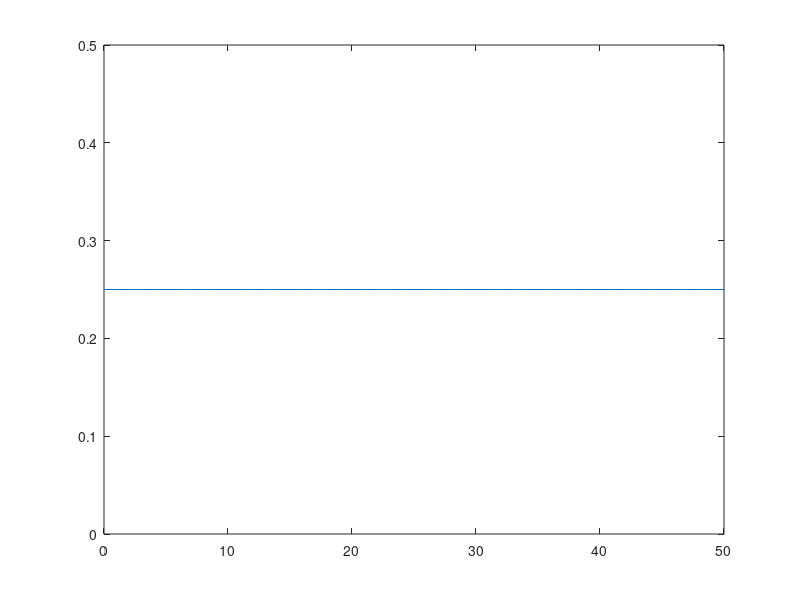

Source code (MATLAB): (Note: this script raises an error after producing the figure.)
%% 1
%% Part a) 
% Retangular Window
N = 31;
n = [0:1:N-1];
r = @(n) double(n>=0 & n<=N-1);
rf = r(n);
plot(n,rf,'blue','LineWidth',2)
xlabel('Sample Index, n');
ylabel('Amplitude');
title('Windows Time Response, N=31');
axis([0 30 0 1.2]);
hold on

% TriangularWindow
n1 = [0:1:15];
n2 = [16:1:N-1];
t1 = @(n) n./15;
t2 = @(n) 2-n./15;
tf = [t1(n1) t2(n2)];
plot(n,tf,'green','LineWidth',2)
hold on

% Hamming Window
n3 = [0:1:N-1];
h1 = @(n) 0.54-0.46*cos(pi.*n./15);
plot(n,h1(n),'cyan','LineWidth',2)            
hold on

% Hanning Window
h2 = @(n) 0.5-0.5*cos(pi.*n./15);
plot(n,h2(n),'red','LineWidth',2)           
hold on

% Blackman Window
h3 = @(n) 0.42-0.5*cos(pi.*n./15)+0.08*cos(2*pi.*n./15);
plot(n,h3(n),'black','LineWidth',2)           
legend('Rectangular','Triangular','Hamming','Hanning','Blackman');
hold off

%% Part b
f = linspace(0,10000,1024);
R_DFT = fft(rf,1024);
plot(f,20*log10(abs(R_DFT)/max(R_DFT)),'blue','LineWidth',2);
title('Window Frequency Response, N=31, f_s=10000');
xlabel('Frequency (Hz)');
ylabel('Log Magnitude (dB)');
axis([0 5000 -140 0]);
grid on
hold on

T_DFT = fft(tf,1024);
plot(f,20*log10(abs(T_DFT)/max(T_DFT)),'green','LineWidth',2);
hold on

H1_DFT = fft(h1(n),1024);
plot(f,20*log10(abs(H1_DFT)/max(H1_DFT)),'cyan','LineWidth',2);
hold on

H2_DFT = fft(h2(n),1024);
plot(f,20*log10(abs(H2_DFT)/max(H2_DFT)),'red','LineWidth',2);
hold on

H3_DFT = fft(h3(n),1024);
plot(f,20*log10(abs(H3_DFT)/max(H3_DFT)),'black','LineWidth',2);
legend('Rectangular','Triangular','Hamming','Hanning','Blackman');
hold off

%% Part c
f = linspace(0,10000,1024);
R_DFT = fft(rf,1024);
plot(f,20*log10(abs(R_DFT)/max(R_DFT)),'blue','LineWidth',2);
title('Window Frequency Response, N=31, f_s=10000');
xlabel('Frequency (Hz)');
ylabel('Log Magnitude (dB)');
axis([0 1290.4 -104 0]);
grid on
hold on

T_DFT = fft(tf,1024);
plot(f,20*log10(abs(T_DFT)/max(T_DFT)),'green','LineWidth',2);
hold on

H1_DFT = fft(h1(n),1024);
plot(f,20*log10(abs(H1_DFT)/max(H1_DFT)),'cyan','LineWidth',2);
hold on

H2_DFT = fft(h2(n),1024);
plot(f,20*log10(abs(H2_DFT)/max(H2_DFT)),'red','LineWidth',2);
hold on

H3_DFT = fft(h3(n),1024);
plot(f,20*log10(abs(H3_DFT)/max(H3_DFT)),'black','LineWidth',2);
legend('Rectangular','Triangular','Hamming','Hanning','Blackman');
hold off

%% Part 3
%%
t = -10:0.01:10;
y = 2*exp(-t.^2);
plot(t,y)
title('2e^{-\tau^2}')
axis([-5 5 0 2.5])
grid on

%%
y = abs(t).*exp(-abs(t));
plot(t,y)
title('|\tau|e^{-|\tau|}')
grid on

%%
y = (sin(pi*t)./(pi*t)).^2;
plot(t,y)
title('[sin(\pi t)/ \pi t]^2')
grid on

%%
y = 2*(t.^2+4)./(t.^2+6);
plot(t,y);
title('2(t^2+4)/(t^2+6)')
grid on

%%
y = (0.2*cos(3*pi.*t)).^2;
plot(t,y)
title('[0.2cos(3\pi\tau)]^3')
axis([-1 1 0 0.05])
grid on

%% Part 4
%%
k = [0:1:50];
p = 0.5*cos(50*k);
plot(k,p)
axis([0 50 -1 1])

%%
k = [0:1:50];
p = 1/4+k*0;
plot(k,p)
axis([0 50 0 0.5])
%% Part 6
%% s5.wav
N1 = 40;                                        % duration 5(msec)
n1 = [0:1:N1-1];
r1 = @(n) double(n>=0 & n<=N1-1);
rf1 = r1(n1);

N2 = 80;                                        % window duration 10(msec)
n2 = [0:1:N2-1];
r2 = @(n) double(n>=0 & n<=N2-1);
rf2 = r2(n2);

N3 = 160;                                       % window duration 20(msec)
n3 = [0:1:N3-1];
r3 = @(n) double(n>=0 & n<=N3-1);
rf3 = r3(n3);

N4 = 320;                                       % window duration 40(msec)
n4 = [0:1:N4-1];
r4 = @(n) double(n>=0 & n<=N4-1);
rf4 = r4(n4);

[y1,fs1,bit1,fmt1] = loadwav('s5.wav');         % load the speech file (s5.wav)

t1 = [1:1:size(y1)];
t_reduce = [1:80:size(y1)];                     % time shift 10(msec)
endpoint = size(y1); 

En1 = conv(y1.^2,rf1);                          % short-time energy
En2 = conv(y1.^2,rf2);
En3 = conv(y1.^2,rf3);
En4 = conv(y1.^2,rf4);

Mn1 = conv(abs(y1),rf1);                        % short-time magnitude
Mn2 = conv(abs(y1),rf2);
Mn3 = conv(abs(y1),rf3);
Mn4 = conv(abs(y1),rf4);

y1_shift =  [0;y1(1:1:endpoint-1)];
firstDiff = sgn(y1)-sgn(y1_shift);
absFirstDiff = abs(firstDiff);
Zn1 = conv(absFirstDiff,rf1);                   % short-time zero-crossing
Zn2 = conv(absFirstDiff,rf2);
Zn3 = conv(absFirstDiff,rf3);
Zn4 = conv(absFirstDiff,rf4);

subplot(4,1,1); plot(t1/fs1,y1);
title('s5.wav Speech Waveform');
legend('signal');
ylabel('Amplitude');
axis([0 3 -4E4 4E4]);

subplot(4,1,2); 
plot(t_reduce/fs1,En1(t_reduce),'LineWidth',2); hold on
plot(t_reduce/fs1,En2(t_reduce),'LineWidth',2); hold on
plot(t_reduce/fs1,En3(t_reduce),'LineWidth',2); hold on
plot(t_reduce/fs1,En4(t_reduce),'LineWidth',2);
legend('duration: 5msec','duration: 10msec','duration: 20msec','duration: 40msec');
ylabel('Short-time Energy');
axis([0 3 0 60E9]);

subplot(4,1,3); 
plot(t_reduce/fs1,Mn1(t_reduce),'LineWidth',2); hold on
plot(t_reduce/fs1,Mn2(t_reduce),'LineWidth',2); hold on
plot(t_reduce/fs1,Mn3(t_reduce),'LineWidth',2); hold on
plot(t_reduce/fs1,Mn4(t_reduce),'LineWidth',2);
legend('duration: 5msec','duration: 10msec','duration: 20msec','duration: 40msec');
ylabel('Short-time Magnitude');
axis([0 3 0 40E5]);

subplot(4,1,4); 
plot(t_reduce/fs1,Zn1(t_reduce),'LineWidth',2); hold on
plot(t_reduce/fs1,Zn2(t_reduce),'LineWidth',2); hold on
plot(t_reduce/fs1,Zn3(t_reduce),'LineWidth',2); hold on
plot(t_reduce/fs1,Zn4(t_reduce),'LineWidth',2);
legend('duration: 5msec','duration: 10msec','duration: 20msec','duration: 40msec');
xlabel('Time (sec)');
ylabel('Short-time Zero-crossing');
axis([0 3 0 500]);

%% should.wav
N1 = 52;                                        % duration 5(msec)
n1 = [0:1:N1-1];
r1 = @(n) double(n>=0 & n<=N1-1);
rf1 = r1(n1);

N2 = 104;                                        % window duration 10(msec)
n2 = [0:1:N2-1];
r2 = @(n) double(n>=0 & n<=N2-1);
rf2 = r2(n2);

N3 = 208;                                        % window duration 20(msec)
n3 = [0:1:N3-1];
r3 = @(n) double(n>=0 & n<=N3-1);
rf3 = r3(n3);

N4 = 416;                                        % window duration 40(msec)
n4 = [0:1:N4-1];
r4 = @(n) double(n>=0 & n<=N4-1);
rf4 = r4(n4);

[y1,fs1,bit1,fmt1] = loadwav('should.wav');      % load the speech file (should.wav)

t1 = [1:1:size(y1)];
t_reduce = [1:104:size(y1)];                     % time shift 10(msec)
endpoint = size(y1); 

En1 = conv(y1.^2,rf1);                           % short-time energy
En2 = conv(y1.^2,rf2);
En3 = conv(y1.^2,rf3);
En4 = conv(y1.^2,rf4);

Mn1 = conv(abs(y1),rf1);                          % short-time magnitude
Mn2 = conv(abs(y1),rf2);
Mn3 = conv(abs(y1),rf3);
Mn4 = conv(abs(y1),rf4);

y1_shift =  [0;y1(1:1:endpoint-1)];
firstDiff = sgn(y1)-sgn(y1_shift);
absFirstDiff = abs(firstDiff);
Zn1 = conv(absFirstDiff,rf1);                     % short-time zero-crossing
Zn2 = conv(absFirstDiff,rf2);
Zn3 = conv(absFirstDiff,rf3);
Zn4 = conv(absFirstDiff,rf4);

subplot(4,1,1); plot(t1/fs1,y1);
title('s5.wav Speech Waveform');
legend('signal');
ylabel('Amplitude');
axis([0 1.1 -1.5E4 1.5E4]);

subplot(4,1,2); 
plot(t_reduce/fs1,En1(t_reduce),'LineWidth',2); hold on
plot(t_reduce/fs1,En2(t_reduce),'LineWidth',2); hold on
plot(t_reduce/fs1,En3(t_reduce),'LineWidth',2); hold on
plot(t_reduce/fs1,En4(t_reduce),'LineWidth',2);
legend('duration: 5msec','duration: 10msec','duration: 20msec','duration: 40msec');
ylabel('Short-time Energy');
axis([0 1.1 0 10E9]);

subplot(4,1,3); 
plot(t_reduce/fs1,Mn1(t_reduce),'LineWidth',2); hold on
plot(t_reduce/fs1,Mn2(t_reduce),'LineWidth',2); hold on
plot(t_reduce/fs1,Mn3(t_reduce),'LineWidth',2); hold on
plot(t_reduce/fs1,Mn4(t_reduce),'LineWidth',2);
legend('duration: 5msec','duration: 10msec','duration: 20msec','duration: 40msec');
ylabel('Short-time Magnitude');
axis([0 1.1 0 20E5]);

subplot(4,1,4); 
plot(t_reduce/fs1,Zn1(t_reduce),'LineWidth',2); hold on
plot(t_reduce/fs1,Zn2(t_reduce),'LineWidth',2); hold on
plot(t_reduce/fs1,Zn3(t_reduce),'LineWidth',2); hold on
plot(t_reduce/fs1,Zn4(t_reduce),'LineWidth',2);
legend('duration: 5msec','duration: 10msec','duration: 20msec','duration: 40msec');
xlabel('Time (sec)');
ylabel('Short-time Zero-crossing');
axis([0 1.1 0 600]);
